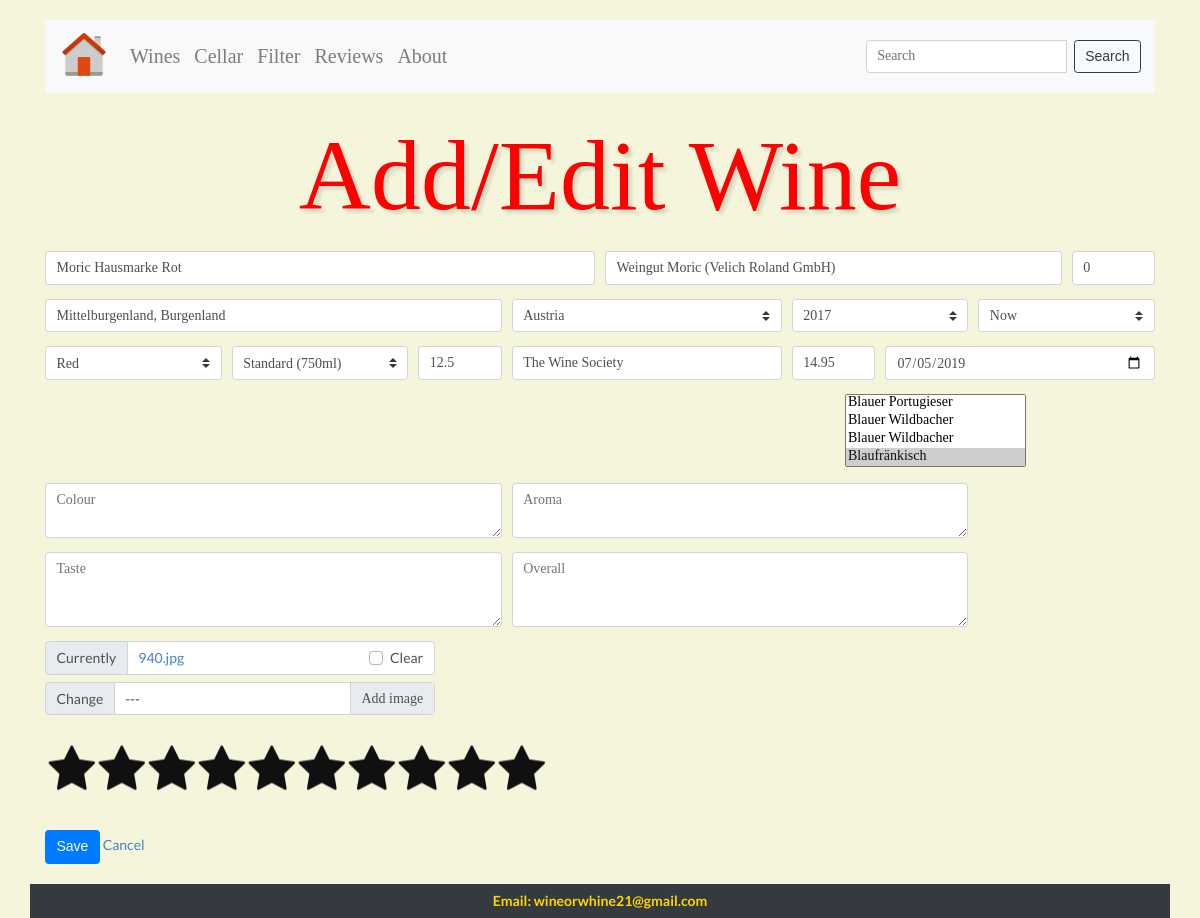
/25148/edit_wine/, run on the app's committed database.
### wineapp/models.py (models this page shows, shortened)
class Wine(models.Model):
    VINTAGE = []
    VINTAGE.append(("Unknown", "Unknown"))
    VINTAGE.append(("NV", "NV"))
    VINTAGE.append(("Solera System", "Solera System"))
    for y in reversed(range(1875, (datetime.datetime.now().year + 1))):
        VINTAGE.append((str(y), str(y)))
    VINTAGE = [('','Vintage')] + VINTAGE
    DRINK_BY = []
    DRINK_BY.append(("Now", "Now"))
    DRINK_BY.append(("Sooner", "Sooner"))
    for y in range(datetime.datetime.now().year, (datetime.datetime.now().year + 30)):
        DRINK_BY.append((str(y), str(y)))
    DRINK_BY = [('','Drink by')] + DRINK_BY
    BOTTLE_SIZES = [
        ('Split (187ml)', 'Split (187ml)'),
        ('Quarter (200ml)', 'Quarter (200ml)'),
        ('Half (375ml)', 'Half (375ml)'),
        ('Jennie (500ml)', 'Jennie (500ml)'),
        ('Clavelin (620ml)', 'Clavelin (620ml)'),
        ('Standard (750ml)', 'Standard (750ml)'),
        ('Litre (1L)', 'Litre (1L)'),
        ('Magnum (1.5L)', 'Magnum (1.5L)'),
        ('Jeroboam (3L)', 'Jeroboam (3L)'),
        ('Rehoboam (4.5L)', 'Rehoboam (4.5L)'),
        ('Methuselah (6L)', 'Methuselah (6L)'),
        ('Imperial (6L)', 'Imperial (6L)'),
        ('Salmanazar (9L)', 'Salmanazar (9L)'),
        ('Balthazar (12L)', 'Balthazar (12L)'),
        ('Nebuchadnezzar (15L)', 'Nebuchadnezzar (15L)'),
        ('Melchior (18L)', 'Melchior (18L)'),
        ('Solomon (20L)', 'Solomon (20L)'),
        ('Sovereign (26L)', 'Sovereign (26L)'),
        ('Goliath (27L)', 'Goliath (27L)'),
        ('Melchizedek (30L)', 'Melchizedek (30L)'),
    ]
    BOTTLE_SIZES = [('','Choose bottle size')] + BOTTLE_SIZES
    RATING =[
        (0, 0),
        (1, 1),
        (2, 2),
        (3, 3),
        (4, 4),
        (5, 5),
        (6, 6),
        (7, 7),
        (8, 8),
        (9, 9),
        (10, 10),
    ]
    name = models.CharField(max_length=255, blank=False, unique=False)
    winery = models.CharField(max_length=100, blank=True, null=True)
    vintage = models.CharField(choices=VINTAGE, max_length=20, blank=True, null=True)
    bottle = models.CharField(choices=BOTTLE_SIZES, max_length=100, blank=True, null=True, default=None)
    region = models.CharField(max_length=100, blank=True, null=True)
    type = models.ForeignKey('type', max_length=50, blank=True, null=True, default="", on_delete=models.CASCADE)
    country = models.ForeignKey('country', blank=True, null=True, default="", on_delete=models.CASCADE)
    grapes = models.ManyToManyField('grapes', blank=True, related_name='grape_set')
    cellar = models.IntegerField(blank=True, null=True, default=0)
    bought_from = models.CharField(max_length=100, blank=True, null=True)
    rating = models.PositiveSmallIntegerField(choices=RATING, null=True, default=0)
    abv = models.FloatField(default=0.0, blank=True, null=True)
    price = models.FloatField(null=True, blank=True, default=0.0)
    colour = models.TextField(blank=True, null=True)
    aroma = models.TextField(blank=True, null=True)
    taste = models.TextField(blank=True, null=True)
    overall = models.TextField(blank=True, null=True)
    acquired = models.DateField(blank=True, null=True)
    drink_by = models.CharField(choices=DRINK_BY, max_length=20, blank=True, null=True)
    posted_on = models.DateTimeField(auto_now_add=True, auto_now=False)
    image = models.ImageField(max_length=255, blank=True, null=True)
    likes = models.ManyToManyField(User, related_name='likes')
    success_message = "%(name)s was created successfully"
    class Meta:
        get_latest_by = 'posted_on'

### wineapp/views.py (the view)
# urls.py: path('<int:id>/edit_wine/', edit_wine, name='edit_wine'),
def edit_wine(request, id):
    wine = get_object_or_404(Wine, id=id)
    wine_overall = wine.overall
    if request.method == "POST":
        form = WineForm(request.POST, request.FILES, instance=wine)
        if form.is_valid():
            data = request.POST.copy()
            wine = form.save(commit=False)
            if wine_overall != data.get('overall'):
                wine.posted_on = datetime.datetime.now()
            wine.save()
            form.save_m2m()
            messages.success(request, data.get('name') + " has been edited successfully.")
            return redirect('show_messages')
        else:
            form = WineForm(instance=wine)
            messages.error(request, 'Wine was not saved')
            return redirect(request, "wineapp/add_wine.html")
    else:
        form = WineForm(instance=wine)
    return render(request, 'wineapp/add_wine.html', {'form': form})

### wineapp/models.py (called while the page is built)
    def __str__ (self):
        return self.name

    def __str__ (self):
        return self.name

    def __str__ (self):
        return self.name

### wineapp/templates/wineapp/add_wine.html (shortened to what this page needs)
{% extends 'base.html' %}
{% load static %}
{% load crispy_forms_tags %}
{% block content %}
<link rel="stylesheet" type="text/css" href="{% static 'css/rating.css' %}">
<link rel="stylesheet" type="text/css" href="{% static 'css/style.css' %}">
<h1 style="text-align:center; margin-bottom:25px; font: 10 130px/1.0 'Indie Flower', Ubuntu; color:red; font-size:100px; text-shadow: 4px 4px 3px rgba(0,0,0,0.1);">Add/Edit Wine</h1>
  <form method="post" enctype="multipart/form-data">
    <div class="form-row">
      <div class="form-group col-md-6 mb-0">
        {{ form.name|as_crispy_field }}
      </div>
      <div class="form-group col-md-5 mb-0">
        {{ form.winery|as_crispy_field }}
      </div>
      <div class="form-group col-md-1 mb-0">
        {{ form.cellar|as_crispy_field }}
      </div>
    </div>
    <div class="form-row">
      <div class="form-group col-md-5 mb-0">
        {{ form.region|as_crispy_field }}
      </div>
      <div class="form-group col-md-3 mb-0 justify-content-end">
        {{ form.country|as_crispy_field }}
      </div>
      <div class="form-group col-md-2 mb-0">
        {{ form.vintage|as_crispy_field }}
      </div>
      <div class="form-group col-md-2 mb-0">
        {{ form.drink_by|as_crispy_field }}
      </div>
    </div>
    <div class="form-row">
      <div class="form-group col-md-2 mb-0">
        {{ form.type|as_crispy_field }}
      </div>
      <div class="form-group col-md-2 mb-0">
        {{ form.bottle|as_crispy_field }}
      </div>
      <div class="form-group col-md-1 mb-0">
        {{ form.abv|as_crispy_field }}
      </div>
      <div class="form-group col-md-3 mb-0">
        {{ form.bought_from|as_crispy_field }}
      </div>
      <div class="form-group col-md-1 mb-0">
        {{ form.price|as_crispy_field }}
      </div>
      <div class="form-group col-md-3 mb-0">
        {{ form.acquired|as_crispy_field }}
      </div>
    </div>
    <div class="form-row h-100">
      <div class="form-group col-md-12 mb-0">
        {{ form.grapes|as_crispy_field }}
      </div>
    </div>
    <div class="form-row">
      <div class="form-group col-md-5 mb-0">
        {{ form.colour|as_crispy_field }}
      </div>
      <div class="form-group col-md-5 mb-0">
        {{ form.aroma|as_crispy_field }}
      </div>
    </div>
    <div class="form-row">
      <div class="form-group col-md-5 mb-0">
        {{ form.taste|as_crispy_field }}
      </div>
      <div class="form-group col-md-5 mb-0">
        {{ form.overall|as_crispy_field }}
      </div>
    </div>
    <div class="form-row">
      <div class="input-group col-md-5 mb-0">
        {{ form.image|as_crispy_field }}
      </div>
    </div>
      <div class="form-row">
        <div class="form-group col-md-5 mb-500 ">
            <div class="rating">
            </div>
      </div>
    </div>
    <div class="form-row" style="padding-top: 80px; padding-bottom: 20px;">
      <div class="form-group col-md-4 mb-0">
        <button type="submit" class="btn btn-primary">Save</button>
        <a href='/'>Cancel</a>
      </div>
    </div>
</form>
{% endblock %}

### wineapp/templates/base.html (shortened to what this page needs)
{% load static %}
<!doctype html>
<html lang="en">
<head>
  <link rel="stylesheet" href="https://stackpath.bootstrapcdn.com/bootstrap/4.4.1/css/bootstrap.min.css">
  <link rel="stylesheet" type='text/css' href="https://cdnjs.cloudflare.com/ajax/libs/semantic-ui/2.2.14/semantic.min.css">
  <link rel="stylesheet" href="https://cdnjs.cloudflare.com/ajax/libs/Chart.js/2.8.0/Chart.min.css"/>
  <link rel="stylesheet" type="text/css" href="{% static 'css/custom_table.css' %}">
  <link href="https://stackpath.bootstrapcdn.com/font-awesome/4.7.0/css/font-awesome.min.css" rel="stylesheet">
</head>
<body>
  <br>
  <div class="container">
    {% block navbar %}
      <nav class="navbar navbar-expand-md bg-light navbar-light">
        <a class="navbar-brand" href="{% url "home" %}"><img src={% static 'img/home_page.png' %} width="50" height="50" class="d-inline-block mr-auto" alt="Logo"></a>
        <div class="collapse navbar-collapse" id="collapsibleNavbar">
          <ul class="navbar-nav mr-auto" style="font-size: 20px; font-family:'Times New Roman', Times, serif;">
            <li class="nav-item">
              <a href="{% url "wine_list" %}" class="nav-link">Wines</a>
            </li>
            <li class="nav-item">
              <a href="{% url "cellar" %}" class="nav-link" >Cellar</a>
            </li>
            <li class="nav-item">
              <a href="{% url "wine_filter" %}" class="nav-link" >Filter</a>
            </li>
            <li class="nav-item">
              <a href="{% url "rating" %}" class="nav-link" >Reviews</a>
            </li>
            <li class="nav-item">
              <a href="{% url "about" %}" class="nav-link" >About</a>
            </li>
          </ul>
          <form class="d-flex input-group w-auto" action="{% url 'search' %}" method="GET" value="{{request.GET.q}}">
            <input class="form-control mr-sm-2" type="text" name="q" value="{{ request.GET.q }}" placeholder="Search" aria-label="Search">
            <button class="btn btn-outline-dark my-2 my-sm-0" type="submit" name="submit" value="Search">Search</button>
          </form>
        </div>
      </nav>
  </div>
    {% endblock %}
  <br>
  <div class="container" width="80%">
    {% block content %}
    {% endblock %}
  </div>
  </body>
  {% block footer %}
    <footer class="navbar position-relative container justify-content-center bg-dark">
        <span style="color:gold;font-weight:bold">Email: wineorwhine21@gmail.com</span>
    </footer>
  {% endblock %}
</html>

### wineapp/static/css/rating.css (style rules this page uses)
.rating { position: absolute; transform: translate(-0%, 50%) rotateY(180deg); display: flex; margin-top: 20px; }

### wineapp/static/css/style.css (style rules this page uses)
input { font-family: fantasy; font-size: 125%; border: 1px solid #ccc; }
select, textarea { font-family: fantasy; font-size: 100%; line-height: 1.15; margin: 0; }
.custom-file-input:lang(en)~.custom-file-label::after { content: "Add image"; font-family: fantasy; }

### wineapp/templates/base.html (style rules this page uses)
body { background-color: beige; }

### data on the page
Wine: name "Moric Hausmarke Rot", winery "Weingut Moric (Velich Roland GmbH)", cellar "0", region "Mittelburgenland, Burgenland", country "Austria", vintage "2017", drink_by "Now", type "Red", bottle "Standard (750ml)", abv "12.5", bought_from "The Wine Society", price "14.95", acquired "07/05/2019", image|as_crispy_field "Currently 940.jpg Clear Change ---"
